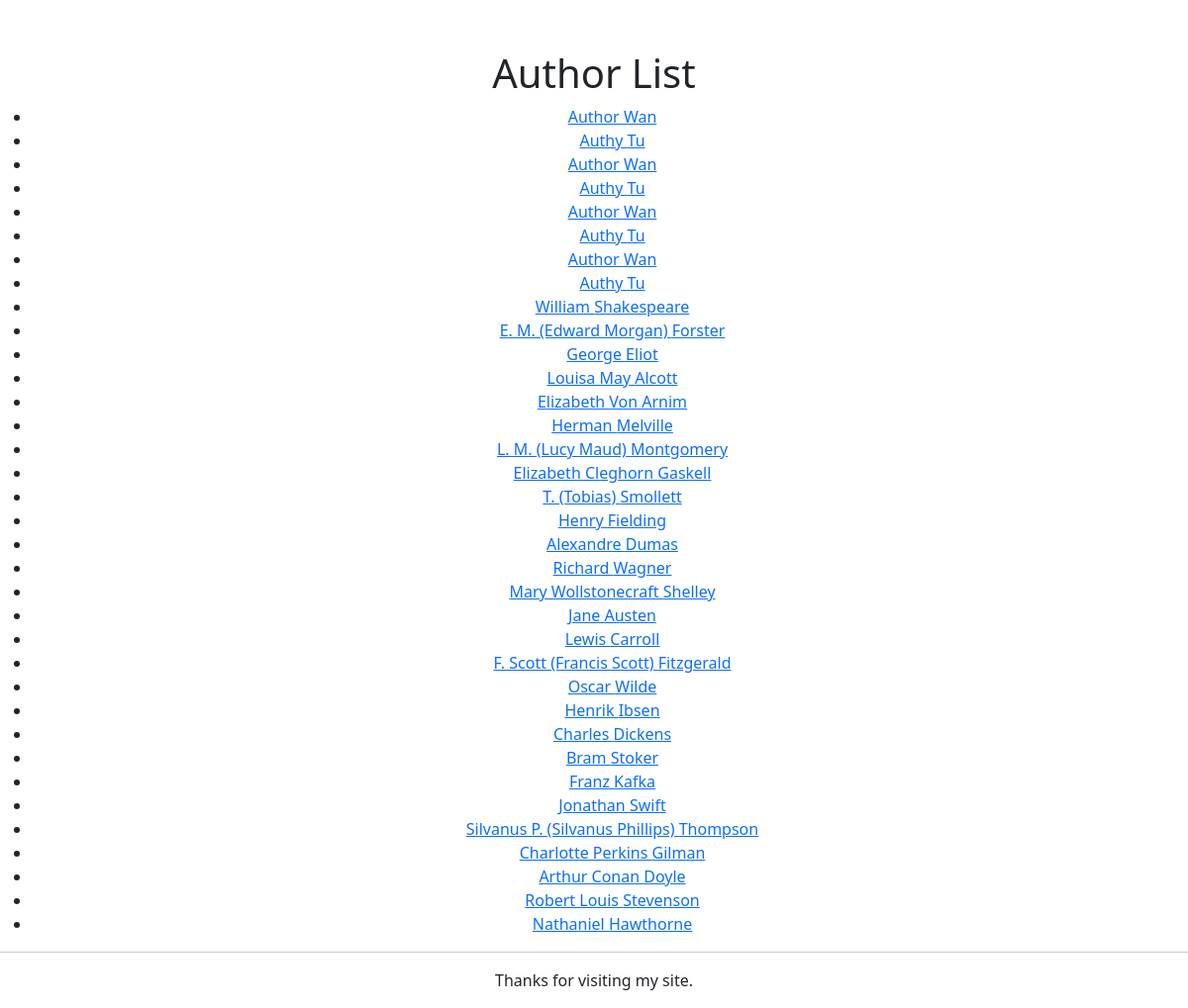
/author/ (signed in), run on an earlier commit of the app's database.
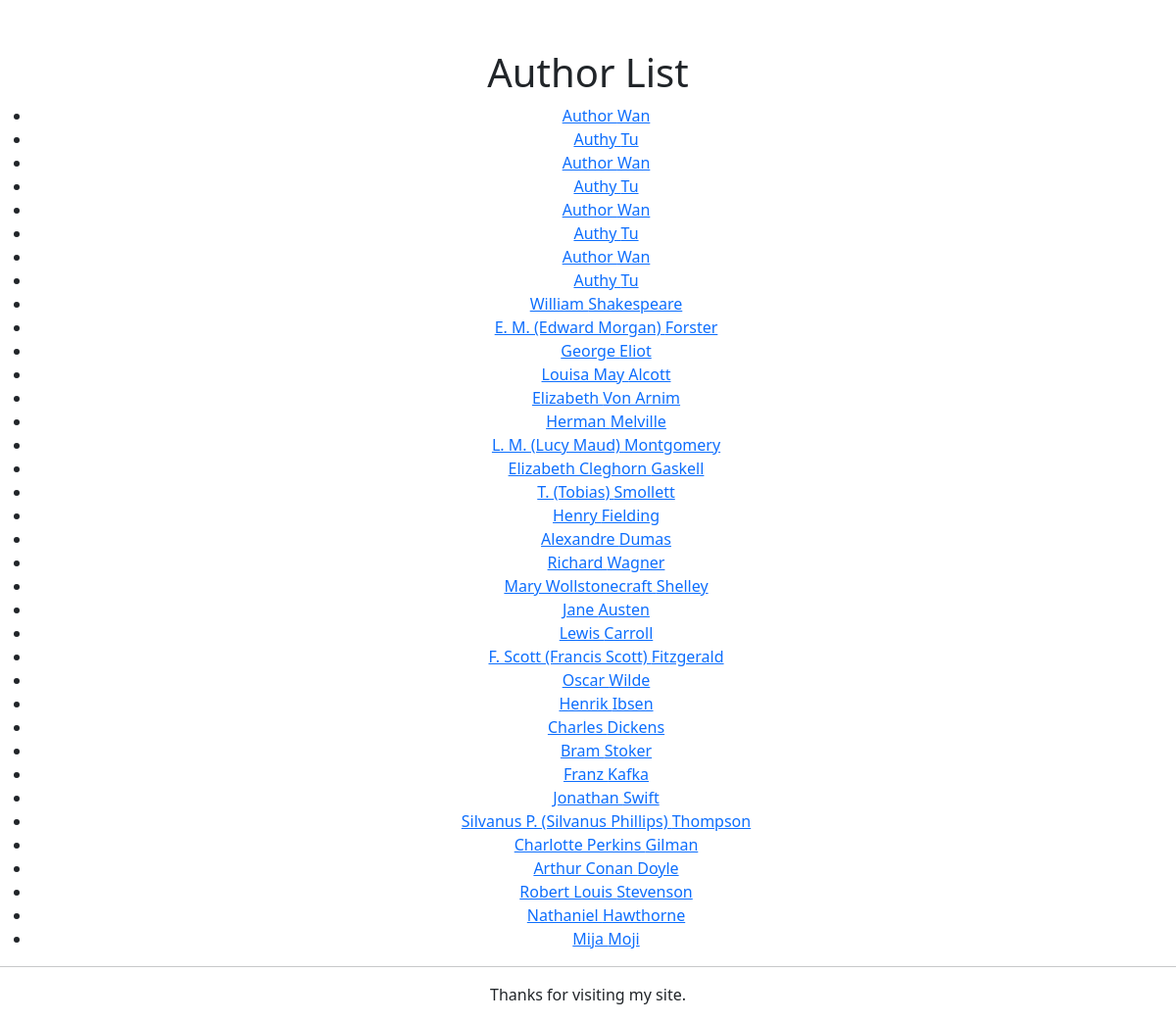
And on a later commit of the database.
### exercises/models.py (models this page shows, shortened)
class Author(models.Model):
    user = models.OneToOneField(
        User, on_delete=models.CASCADE, related_name="author", null=True
    )
    first_name = models.CharField(max_length=30, null=True)
    last_name = models.CharField(max_length=40, null=True)
    email = models.EmailField(verbose_name="e-mail", null=True)

### exercises/views.py (the view)
# urls.py: path("author/", author_list, name='authors'),
@login_required
def author_list(request):
    authors = Author.objects.all()
    return render(
        request,
        "author_list.html",
        {"author_list": authors}
    )

### templates/author_list.html (shortened to what this page needs)
{% extends "base.html" %}
{% block header %}
<h1>Author List</h1>
{% endblock %}
{% block content %}
<ul>
{% for author in author_list %}
    <li><a href= "{% url 'author-information' author.pk %}">{{author.first_name}} {{author.last_name}}</a></li>
{% empty %}
    <li>No authors</li>
{% endfor %}
</ul>
{% endblock %}

What changed in the data, as far as the page shows it:
added Author: first_name "Mija", last_name "Moji"
